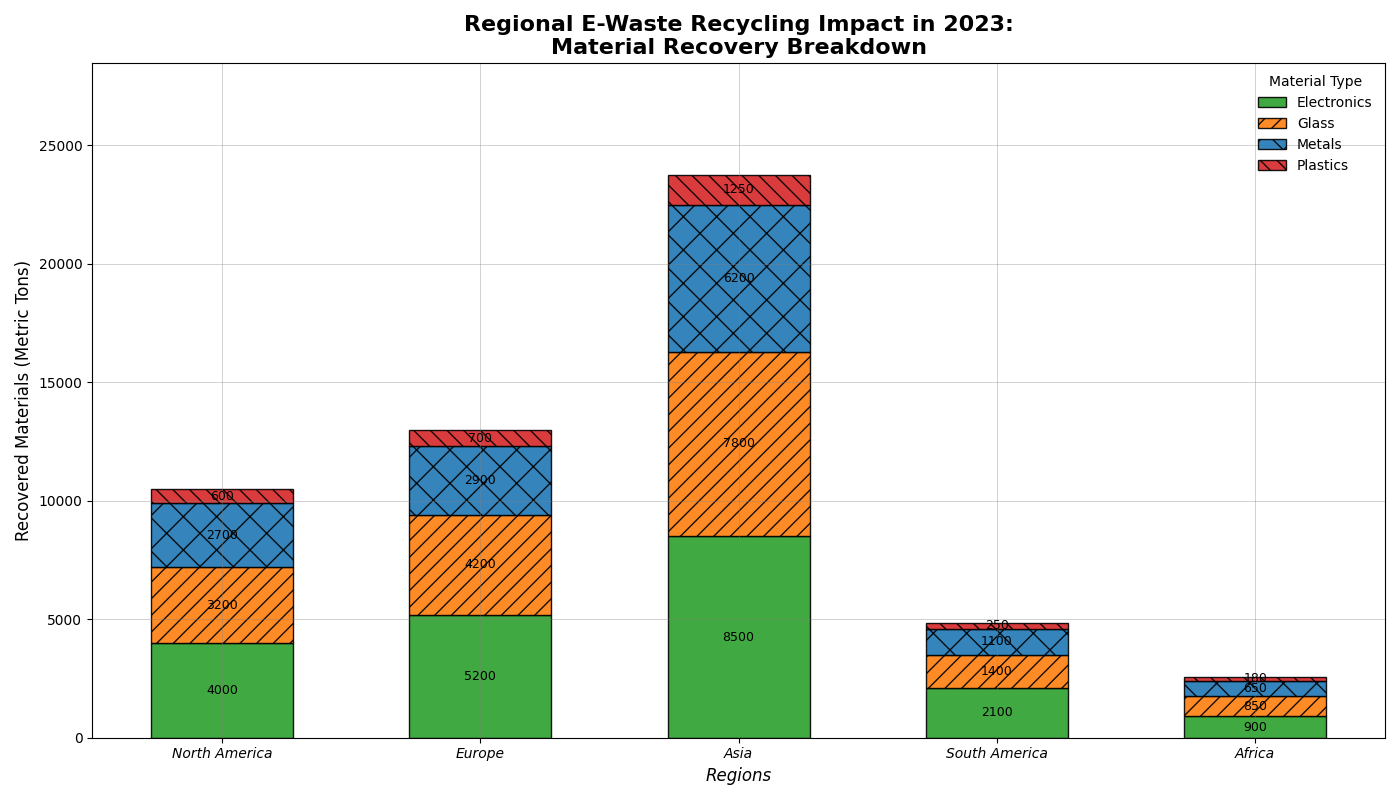

This chart was generated by the following Python code:
import matplotlib.pyplot as plt
import numpy as np

regions = ['North America', 'Europe', 'Asia', 'South America', 'Africa']

na_recovery = [4000, 3200, 2700, 600]
eu_recovery = [5200, 4200, 2900, 700]
asia_recovery = [8500, 7800, 6200, 1250]
sa_recovery = [2100, 1400, 1100, 250]
africa_recovery = [900, 850, 650, 180]

data = np.array([na_recovery, eu_recovery, asia_recovery, sa_recovery, africa_recovery])

fig, ax = plt.subplots(figsize=(14, 8))

# Shuffled colors array
colors = ['#2ca02c', '#ff7f0e', '#1f77b4', '#d62728']
bar_positions = np.arange(len(regions))
bar_width = 0.55
bottoms = np.zeros(len(regions))
hatches = ['', '//', 'x', '\\\\']

for i in range(data.shape[1]):
    ax.bar(bar_positions, data[:, i], width=bar_width, label=['Electronics', 'Glass', 'Metals', 'Plastics'][i],
           color=colors[i], bottom=bottoms, alpha=0.9, edgecolor='black', hatch=hatches[i])
    bottoms += data[:, i]

ax.set_title('Regional E-Waste Recycling Impact in 2023:\nMaterial Recovery Breakdown', fontsize=16, fontweight='bold')
ax.set_xlabel('Regions', fontsize=12, fontstyle='italic')
ax.set_ylabel('Recovered Materials (Metric Tons)', fontsize=12)
ax.set_xticks(bar_positions)
ax.set_xticklabels(regions, fontsize=10, style='italic')
ax.set_ylim(0, max(data.sum(axis=1)) * 1.2)

ax.legend(title='Material Type', fontsize=10, loc='upper right', frameon=False)

ax.grid(True, which='both', linestyle='-', linewidth=0.5, color='grey', alpha=0.5)

for i, region_data in enumerate(data):
    cumulative = 0
    for j, amount in enumerate(region_data):
        ax.text(i, cumulative + amount / 2, f'{amount}', ha='center', va='center', fontsize=9, color='black')
        cumulative += amount

plt.tight_layout()
plt.show()
